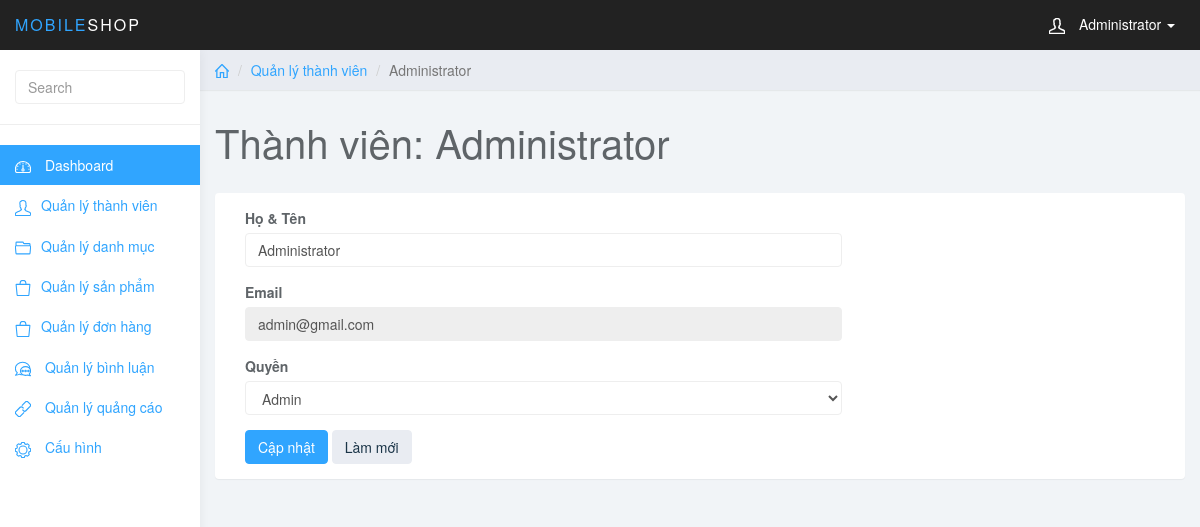
The app's page /admin/index.php?page_layout=edit_user&users_id=1 (signed in) with its own data.
### tables this page shows
CREATE TABLE `users` (
  `users_id` int(11) NOT NULL,
  `user_full` varchar(255) NOT NULL,
  `user_mail` varchar(255) NOT NULL,
  `user_pass` varchar(255) NOT NULL,
  `user_level` int(1) NOT NULL
);

### admin/modules/users/edit_user.php (the view, shortened to what this page needs)
<?php
    include_once "../config/database.php";
	if(isset($_GET["users_id"])) {
		$users_id = $_GET['users_id'];
		$sqlGetUserById = "SELECT * FROM users WHERE users_id=$users_id";
		$queryGetUserById = mysqli_query($conn, $sqlGetUserById);
		$rows = mysqli_fetch_assoc($queryGetUserById);
	}
?>
<div class="col-sm-9 col-sm-offset-3 col-lg-10 col-lg-offset-2 main">
	<div class="row">
		<ol class="breadcrumb">
			<li><a href="#"><svg class="glyph stroked home">
						<use xlink:href="#stroked-home"></use>
					</svg></a></li>
			<li><a href="">Quản lý thành viên</a></li>
			<li class="active"><?php echo $rows['user_full']; ?></li>
		</ol>
	</div>
	<div class="row">
		<div class="col-lg-12">
			<h1 class="page-header">Thành viên: <?php echo $rows['user_full']; ?></h1>
		</div>
	</div>
	<div class="row">
		<div class="col-lg-12">
			<div class="panel panel-default">
				<div class="panel-body">
					<div class="col-md-8">
						<form action="modules/users/user_process.php?action=update&users_id=<?php echo $rows['users_id']; ?>" role="form" method="post">
							<div class="form-group">
								<label>Họ & Tên</label>
								<input type="text" name="user_full" class="form-control" value="<?php echo $rows['user_full']; ?>" placeholder="">
							</div>
							<div class="form-group">
								<label>Email</label>
								<input type="text" name="user_mail" disabled value="<?php echo $rows['user_mail']; ?>" class="form-control">
							</div>
							<div class="form-group">
								<label>Quyền</label>
								<select name="user_level" class="form-control">
									<option value=1 <?php if($rows['user_level'] == 1) echo " selected" ?>>Admin</option>
								</select>
							</div>
							<button type="submit" name="sbm" class="btn btn-primary">Cập nhật</button>
							<button type="reset" class="btn btn-default">Làm mới</button>
					</div>
				</div>
			</div>
		</div>
	</div>
</div>

### admin/css/styles.css (style rules this page uses)
body { background: #f1f4f7; padding-top: 50px; color: #5f6468; }
a, a:hover, a:focus { color: #30a5ff; }
h1, h2, h3, h4, h5, h6 { color: #5f6468; }
h1 { font-weight: 300; font-size: 40px; }
.form-control { border: 1px solid #eee; box-shadow: none; }
.btn-default, .btn-default:hover, .btn-default:focus, .btn-default:active, .btn-default.active, .open > .dropdown-toggle.btn-default, .btn-default.disabled, .btn-default[disabled], fieldset[disabled] .btn-default, .btn-default.disabled:hover, .btn-default[disabled]:hover, fieldset[disabled] .btn-default:hover, .btn-default.disabled:focus, .btn-default[disabled]:focus, fieldset[disabled] .btn-default:focus, .btn-default.disabled:active, .btn-default[disabled]:active, fieldset[disabled] .btn-default:active, .btn-default.disabled.active, .btn-default[disabled].active, fieldset[disabled] .btn-default.active { background-color: #e9ecf2; border-color: #e9ecf2; color: #1b3548; }
.btn-primary, .btn-primary:hover, .btn-primary:focus, .btn-primary:active, .btn-primary.active, .open > .dropdown-toggle.btn-primary, .btn-primary.disabled, .btn-primary[disabled], fieldset[disabled] .btn-primary, .btn-primary.disabled:hover, .btn-primary[disabled]:hover, fieldset[disabled] .btn-primary:hover, .btn-primary.disabled:focus, .btn-primary[disabled]:focus, fieldset[disabled] .btn-primary:focus, .btn-primary.disabled:active, .btn-primary[disabled]:active, fieldset[disabled] .btn-primary:active, .btn-primary.disabled.active, .btn-primary[disabled].active, fieldset[disabled] .btn-primary.active { background-color: #30a5ff; border-color: #30a5ff; }
.panel { border: 0; }
.breadcrumb { border-radius: 0; padding: 10px 15px; background: #e9ecf2; box-shadow: 0 1px 1px rgba(0, 0, 0, .05); margin: 0 ; }
h1.page-header { margin-top: 30px; border-bottom: 0; }
.breadcrumb .glyph { height: 14px; width: 14px; margin: -2px 0 0 0; stroke-width: 4px; }

### records on screen
users: user_full "Administrator", user_mail "admin@gmail.com", user_level "Admin"

### other values on screen
$_SESSION['user_login']['user_full'] "Administrator"
